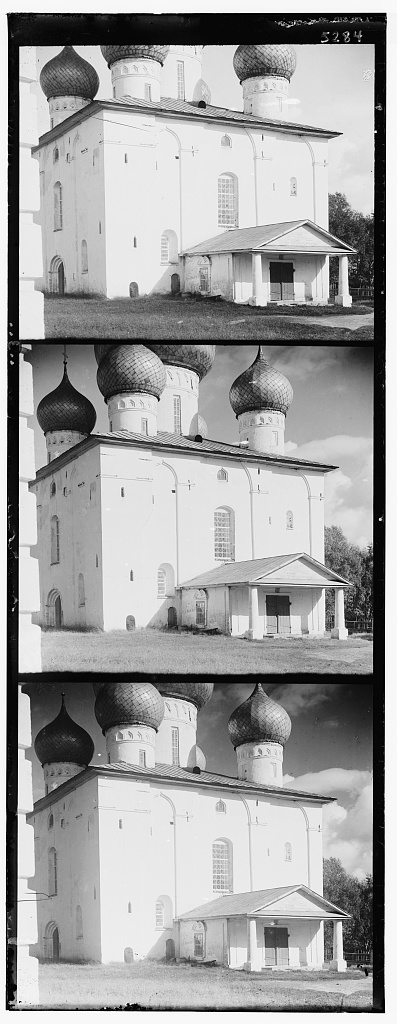
#> input picture Lab2/fotos/input/edifici.jpg, 397 x 1024 px; its folder holds only this picture in this run
$ python main.py
#> lines starting #> are read from the running program, lines starting #| are printed output that depends on the picture
#> in process_image, img is the input picture: shape (1024, 397); min 0, max 255, mean 161
import os
import cv2
import numpy as np
import time

# Carpetes d'entrada i sortida
BASE_DIR = os.path.dirname(os.path.abspath(__file__))
INPUT_DIR = os.path.join(BASE_DIR, "fotos", "input")
OUTPUT_DIR = os.path.join(BASE_DIR, "fotos", "output")


def crop_borders(img, percent=0.1):
    h, w = img.shape  # obtenir alçada i amplada

    # calcular quant retallar a cada costat
    crop_h = int(h * percent)
    crop_w = int(w * percent)

    # retornar només la part central (sense vores)
    return img[crop_h:h - crop_h, crop_w:w - crop_w]


def split_channels(img):
    # dividir la imatge en 3 parts iguals verticalment
    h = img.shape[0] // 3
#> h = 341

    # cada tros correspon a un canal
    b = img[0:h]          # primer terç
    g = img[h:2*h]        # segon terç
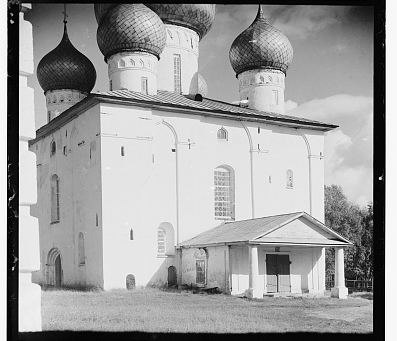
#> g: shape (341, 397); min 0, max 255, mean 158.3
    r = img[2*h:3*h]      # tercer terç

    return b, g, r


def shift_image(img, dx, dy):
    h, w = img.shape

    # crear una imatge buida del mateix tamany
    result = np.zeros_like(img)

    # calcular la zona de destinació dins la imatge final
    x_start = max(0, dx)
    x_end = min(h, h + dx)

    y_start = max(0, dy)
    y_end = min(w, w + dy)

    # copiar els píxels desplaçats
    result[x_start:x_end, y_start:y_end] = \
        img[x_start - dx:x_end - dx, y_start - dy:y_end - dy]

    return result


def ncc(a, b): # Normalized Cross-Correlation
    # convertir a float per evitar problemes de tipus
    a = a.astype(np.float32)
    b = b.astype(np.float32)

    # restar la mitjana per centrar les dades
    a = a - np.mean(a)
    b = b - np.mean(b)

    # calcular el denominador (normalització)
    denom = np.sqrt(np.sum(a*a) * np.sum(b*b))

    # evitar divisió per zero
    if denom == 0:
        return -1

    # retornem la correlació
    return np.sum(a*b) / denom

"""
Funcions de metriques no utilitzades:

def correlation_spatial(a, b):

    # convertir a float
    a = a.astype(np.float32)
    b = b.astype(np.float32)

    # invertir la imatge b (flip vertical + horitzontal)
    b_flipped = np.flipud(np.fliplr(b))

    # fer convolució amb OpenCV
    result = cv2.filter2D(a, -1, b_flipped)

    # retornem el màxim valor (millor coincidència)
    return np.max(result)


def correlation_fourier(a, b):

    a = a.astype(np.float32)
    b = b.astype(np.float32)

    # calcular FFT
    fa = np.fft.fft2(a)
    fb = np.fft.fft2(b)

    # producte amb conjugat
    cross_power = fa * np.conj(fb)

    # tornar a l'espai
    corr = np.fft.ifft2(cross_power)

    # agafar magnitud
    corr = np.abs(corr)

    return np.max(corr)


def phase_correlation(a, b):

    a = a.astype(np.float32)
    b = b.astype(np.float32)

    # FFT
    fa = np.fft.fft2(a)
    fb = np.fft.fft2(b)

    # producte creuat
    cross_power = fa * np.conj(fb)

    # normalitzar (només fase)
    magnitude = np.abs(cross_power)
    magnitude[magnitude == 0] = 1  # evitar divisió per zero

    cross_power /= magnitude

    # inversa FFT
    corr = np.fft.ifft2(cross_power)

    corr = np.abs(corr)

    return np.max(corr)

"""


def find_shift(ref, target, max_shift=25):

    best_score = -1  # millor puntuació trobada
    best_shift = (0, 0)

    # retallar bordes per evitar soroll
    ref_crop = crop_borders(ref)

    # provar totes les combinacions de desplaçament
    for dx in range(-max_shift, max_shift + 1):
        for dy in range(-max_shift, max_shift + 1):

            # desplaçar la imatge objectiu
            shifted = shift_image(target, dx, dy)

            # retallar també la imatge desplaçada
            shifted_crop = crop_borders(shifted)

            # comparar amb NCC
            score = ncc(ref_crop, shifted_crop)

            # guardar el millor resultat
            if score > best_score:
                best_score = score
                best_shift = (dx, dy)

    return best_shift

def align(ref, target, levels=4):

    # cas base: imatge petita fer cerca directa
#> called with levels = 4
    if levels == 0 or min(ref.shape) < 64:
        return find_shift(ref, target, 15)

    # reduir resolució (imatge més petita)
    ref_small = cv2.pyrDown(ref)
    target_small = cv2.pyrDown(target)

    # calcular desplaçament a escala petita
    dx, dy = align(ref_small, target_small, levels - 1)
#> call 2 of align, with levels = 3
#> in align (call 2), `ref_small = cv2.pyrDown(ref)`:
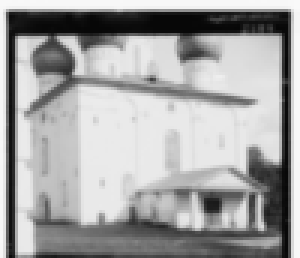
#> ref_small: shape (86, 100) (shown 3 times larger); min 7, max 249, mean 163.6
#> the loop in find_shift, `for dx in range(-max_shift, max_shift + 1):` made 31 passes
#> pass 1, in ncc, `a = a - np.mean(a)`:
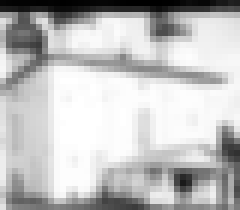
#> a: shape (35, 40) float32 (shown 6 times larger); min -171.5, max 55.54, mean 0; drawn with min black and max white

    # escalar el resultat (per tornar a mida original)
    dx *= 2
    dy *= 2

    best_shift = (dx, dy)
    best_score = -1

    ref_crop = crop_borders(ref)
#> ref_crop: shape (273, 319)

    # refinar al voltant del resultat trobat
    for i in range(-2, 3):
        for j in range(-2, 3):

            sx = dx + i
            sy = dy + j

            shifted = shift_image(target, sx, sy)
            shifted_crop = crop_borders(shifted)

            score = ncc(ref_crop, shifted_crop)

            if score > best_score:
                best_score = score
                best_shift = (sx, sy)
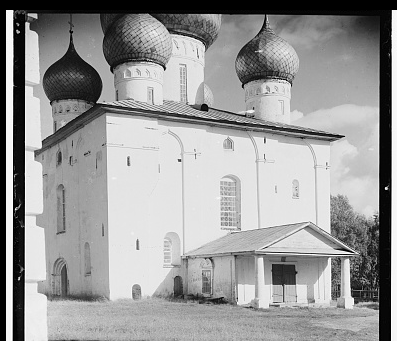
#> shifted: shape (341, 397); min 0, max 255, mean 153.7

    return best_shift

def align_channels(b, g, r):

    ref = b

    # calcular desplaçaments
    shift_g = align(ref, g)
    shift_r = align(ref, r)
#> in align (call 6), `target_small = cv2.pyrDown(target)`:
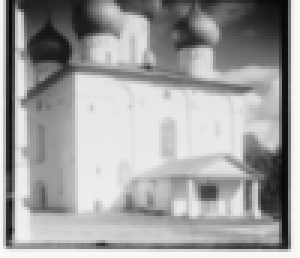
#> target_small: shape (86, 100) (shown 3 times larger); min 7, max 248, mean 162
#> after the loop in align (call 7), `for i in range(-2, 3):`:
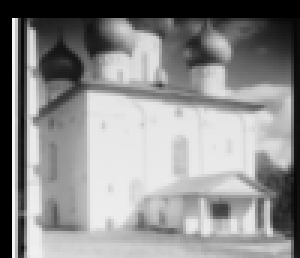
#> shifted: shape (86, 100) (shown 3 times larger); min 0, max 245, mean 140.9
#> the loop in align (call 6), `for i in range(-2, 3):` made 5 passes
#> pass 1, in ncc (call 2023), `b = b.astype(np.float32)`:
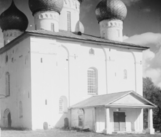
#> b: shape (137, 161) float32; min 18, max 239, mean 169.2

    # aplicar desplaçaments
    g_aligned = shift_image(g, *shift_g)
    r_aligned = shift_image(r, *shift_r)

    # ajustar mida comuna (evitar diferències)
    h = min(g_aligned.shape[0], g.shape[0], r_aligned.shape[0])
    w = min(g_aligned.shape[1], g.shape[1], r_aligned.shape[1])

    return b[:h, :w], g_aligned[:h, :w], r_aligned[:h, :w]


def delete_black_zones(b, g, r):

    # crear màscara de píxels vàlids (no negres)
    mask = (b > 0) & (g > 0) & (r > 0)

    coords = np.column_stack(np.where(mask))

    # si no hi ha píxels vàlids → no retallar
    if coords.size == 0:
        return b, g, r

    # trobar límits mínims i màxims
    y0, x0 = coords.min(axis=0)
    y1, x1 = coords.max(axis=0)

    # retallar la regió vàlida
    return b[y0:y1, x0:x1], g[y0:y1, x0:x1], r[y0:y1, x0:x1]


def process_image(path):

    start = time.time()

    # llegir imatge en escala de grisos
    img = cv2.imread(path, cv2.IMREAD_GRAYSCALE)

    if img is None:
        return None, 0

    # separar canals
    b, g, r = split_channels(img)

    # alinear canals
    b, g, r = align_channels(b, g, r)

    # eliminar zones negres
    b, g, r = delete_black_zones(b, g, r)

    # retall final per netejar vores
    percent = 0.05
    b = crop_borders(b, percent)
    g = crop_borders(g, percent)
    r = crop_borders(r, percent)

    # combinar canals en una imatge RGB
    color = np.dstack((b, g, r))

    # calcular temps
    elapsed = time.time() - start

    return color, elapsed


def save_image(img, input_path):

    filename = os.path.basename(input_path)
    name, _ = os.path.splitext(filename)

    output_path = os.path.join(OUTPUT_DIR, name + "_color.jpg")

    cv2.imwrite(output_path, img)


if __name__ == "__main__":

    os.makedirs(OUTPUT_DIR, exist_ok=True)

    for file in os.listdir(INPUT_DIR):

        if file.lower().endswith((".jpg", ".tif")):

            path = os.path.join(INPUT_DIR, file)

            print(f"Processant: {file}")

            img, t = process_image(path)

            save_image(img, path)
            print(f"Temps: {t:.3f} s")
#| Temps: 0.881 s

$ run again, on Lab2/fotos/input/esglesia.jpg
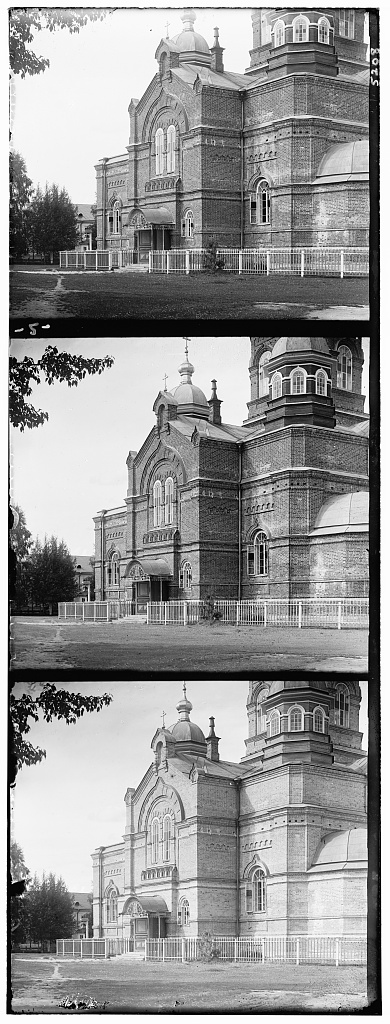
#> input picture Lab2/fotos/input/esglesia.jpg, 390 x 1024 px
#> in process_image, img is the input picture: shape (1024, 390); min 0, max 255, mean 150.1
#> ref_small: shape (86, 98)
#> target_small: shape (86, 98)
#> ref_small: shape (43, 49)
#> target_small: shape (43, 49)
#> the loop in find_shift, `for dx in range(-max_shift, max_shift + 1):` made 31 passes
#> ref_crop: shape (137, 157)
#> ref_crop: shape (273, 312)
#> target_small: shape (171, 195)
#> target_small: shape (86, 98)
#> target_small: shape (43, 49)
#> after the loop in align (call 7), `for i in range(-2, 3):`:
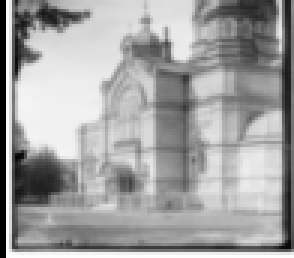
#> shifted: shape (86, 98) (shown 3 times larger); min 0, max 253, mean 161.3
#> the loop in align (call 6), `for i in range(-2, 3):` made 5 passes
#> pass 1, in ncc (call 2023), `b = b.astype(np.float32)`:
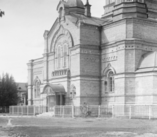
#> b: shape (137, 157) float32; min 28, max 247, mean 172.7
#| Temps: 0.850 s
